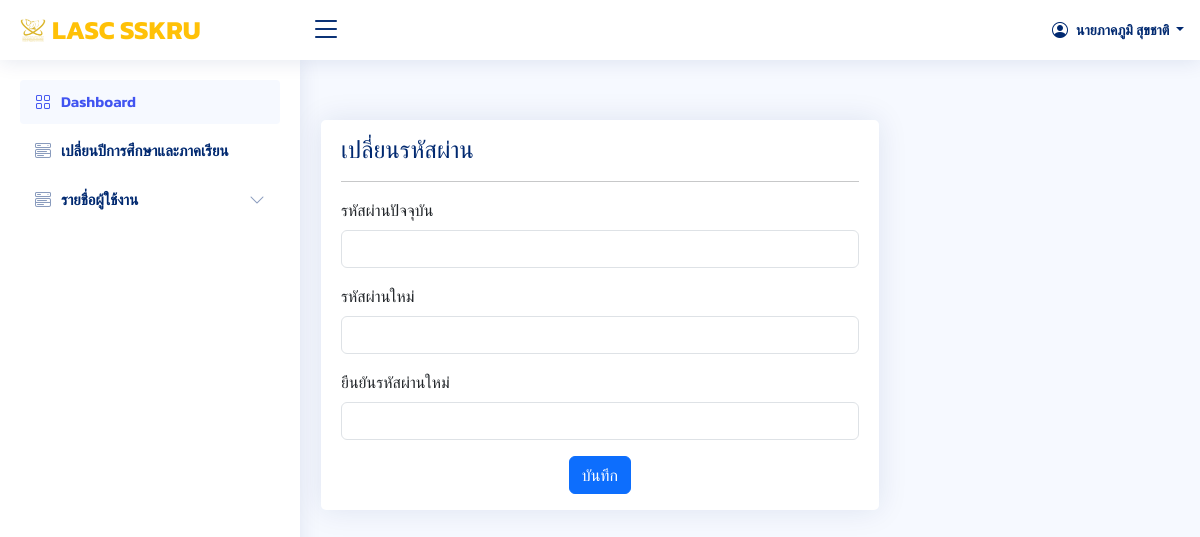
Screenshot of /index_admin.php?page=users/password&lastPage=index_admin.php?page=admin/dashboard (signed in) with the database file from the repository.
### tables this page shows
CREATE TABLE `users` (
  `userId` int(20) NOT NULL,
  `academic_rank` varchar(50) NOT NULL,
  `nametitle` varchar(50) NOT NULL,
  `firstname` varchar(50) NOT NULL,
  `lastname` varchar(50) NOT NULL,
  `branch` varchar(50) NOT NULL,
  `email` varchar(50) NOT NULL,
  `password` varchar(255) NOT NULL,
  `urole` varchar(50) NOT NULL,
  `isAdmin` varchar(10) NOT NULL,
  `created_at` timestamp NOT NULL DEFAULT current_timestamp()
);

### index_admin.php (the view, shortened to what this page needs)
<?php
  require_once 'config/db.php';
  $userId = $_SESSION['userId'];
  if (isset($_SESSION['userId'])) {
    $stmt = $conn->query("SELECT * FROM users WHERE userId = '$userId'");
    $stmt->execute();
    $row = $stmt->fetch(PDO::FETCH_ASSOC);
  }
?>
<!DOCTYPE html>
<html lang="en">
<head>
  <link href="assets/vendor/bootstrap/css/bootstrap.min.css" rel="stylesheet">
  <link href="assets/vendor/bootstrap-icons/bootstrap-icons.css" rel="stylesheet">
  <link href="assets/vendor/boxicons/css/boxicons.min.css" rel="stylesheet">
  <link href="assets/vendor/quill/quill.snow.css" rel="stylesheet">
  <link href="assets/vendor/quill/quill.bubble.css" rel="stylesheet">
  <link href="assets/vendor/remixicon/remixicon.css" rel="stylesheet">
  <link href="assets/vendor/simple-datatables/style.css" rel="stylesheet">
  <link href="assets/css/style.css" rel="stylesheet">
</head>
<body>
  <header id="header" class="header fixed-top d-flex align-items-center">
    <div class="d-flex align-items-center justify-content-between">
      <a class="logo d-flex align-items-center">
        <img src="assets/img/logo_lasc1.png" alt="โลโก้คณะ">
        <span class="d-none d-lg-block" style="color: #ffc107;">LASC SSKRU</span>
      </a>
      <i class="bi bi-list toggle-sidebar-btn"></i>
    </div>
    <nav class="header-nav ms-auto">
      <ul class="d-flex align-items-center">
        <li class="nav-item dropdown pe-3">
          <a class="nav-link nav-profile d-flex align-items-center pe-0" href="#" data-bs-toggle="dropdown">
          <i class="bi bi-person-circle"></i>
            <span class="d-none d-md-block dropdown-toggle ps-2">
            <?php
              if($row['academic_rank'] == 'ไม่มี'){
                echo  $row['nametitle'] . $row['firstname'] . ' ' . $row['lastname'];
              }elseif(($row['academic_rank'] == 'ศาสตราจารย์' or $row['academic_rank'] == 'รองศาสตราจารย์' or $row['academic_rank'] == 'ผู้ช่วยศาสตราจารย์')and $row['nametitle'] == 'ดร.'){
                echo $row['academic_rank'] . ' ' . $row['nametitle'] . $row['firstname'] . ' ' . $row['lastname'];
              }elseif(($row['academic_rank'] == 'ศาสตราจารย์' or $row['academic_rank'] == 'รองศาสตราจารย์' or $row['academic_rank'] == 'ผู้ช่วยศาสตราจารย์')and ($row['nametitle'] == 'นาย' or $row['nametitle'] == 'นาง' or $row['nametitle'] == 'นางสาว')){
                echo $row['academic_rank'] . $row['firstname'] . ' ' . $row['lastname'];
              }
            ?>
            </span>
          </a>
        </li>
      </ul>
    </nav>
  </header>
  <aside id="sidebar" class="sidebar">
    <ul class="sidebar-nav" id="sidebar-nav">
      <li class="nav-item">
        <a class="nav-link " href="index_admin.php?page=admin/dashboard">
          <i class="bi bi-grid"></i>
          <span>Dashboard</span>
        </a>
      </li>
      <li class="nav-item">
        <a class="nav-link collapsed" href="index_admin.php?page=admin/change_term_year">
          <i class="bi bi-menu-button-wide"></i>
          <span>เปลี่ยนปีการศึกษาและภาคเรียน</span>
        </a>
      </li>
      <li class="nav-item">
        <a class="nav-link collapsed" data-bs-target="#components-nav1" data-bs-toggle="collapse" href="#">
          <i class="bi bi-menu-button-wide"></i><span>รายชื่อผู้ใช้งาน</span><i class="bi bi-chevron-down ms-auto"></i>
        </a>
      </li>
    </ul>
  </aside>
  <main>
    <br>
    <br>
    <br>
</body>
</html>

### assets/css/style.css (style rules this page uses)
:root { scroll-behavior: smooth; }
body { font-family: 'Kanit', sans-serif; background: #f6f9ff; color: #444444; }
a { color: #4154f1; text-decoration: none; }
.logo { line-height: 1; }
@media (min-width: 1200px) { .logo { width: 280px; } }
.logo img { max-height: 26px; margin-right: 6px; }
.logo span { font-size: 26px; font-weight: 700; font-family: 'Kanit', sans-serif; }
.header { transition: all 0.5s; z-index: 997; height: 60px; box-shadow: 0px 2px 20px rgba(1, 41, 112, 0.1); background-color: #fff; padding-left: 20px; }
.header .toggle-sidebar-btn { font-size: 32px; padding-left: 10px; cursor: pointer; color: #012970; }
.header-nav ul { list-style: none; }
.header-nav>ul { margin: 0; padding: 0; }
.header-nav .nav-profile { color: #012970; }
.header-nav .nav-profile span { font-size: 14px; font-weight: 600; }
.sidebar { position: fixed; top: 60px; left: 0; bottom: 0; width: 300px; z-index: 996; transition: all 0.3s; padding: 20px; overflow-y: auto; scrollbar-width: thin; scrollbar-color: #aab7cf transparent; box-shadow: 0px 0px 20px rgba(1, 41, 112, 0.1); background-color: #fff; }
.sidebar-nav { padding: 0; margin: 0; list-style: none; }
.sidebar-nav li { padding: 0; margin: 0; list-style: none; }
.sidebar-nav .nav-item { margin-bottom: 5px; }
.sidebar-nav .nav-link { display: flex; align-items: center; font-size: 15px; font-weight: 600; color: #4154f1; transition: 0.3; background: #f6f9ff; padding: 10px 15px; border-radius: 4px; }
.sidebar-nav .nav-link i { font-size: 16px; margin-right: 10px; color: #4154f1; }
.sidebar-nav .nav-link.collapsed { color: #012970; background: #fff; }
.sidebar-nav .nav-link.collapsed i { color: #899bbd; }
.sidebar-nav .nav-link .bi-chevron-down { margin-right: 0; transition: transform 0.2s ease-in-out; }

### rows the page displays
users: nametitle "นาย", firstname "ภาคภูมิ", lastname "สุขชาติ"
